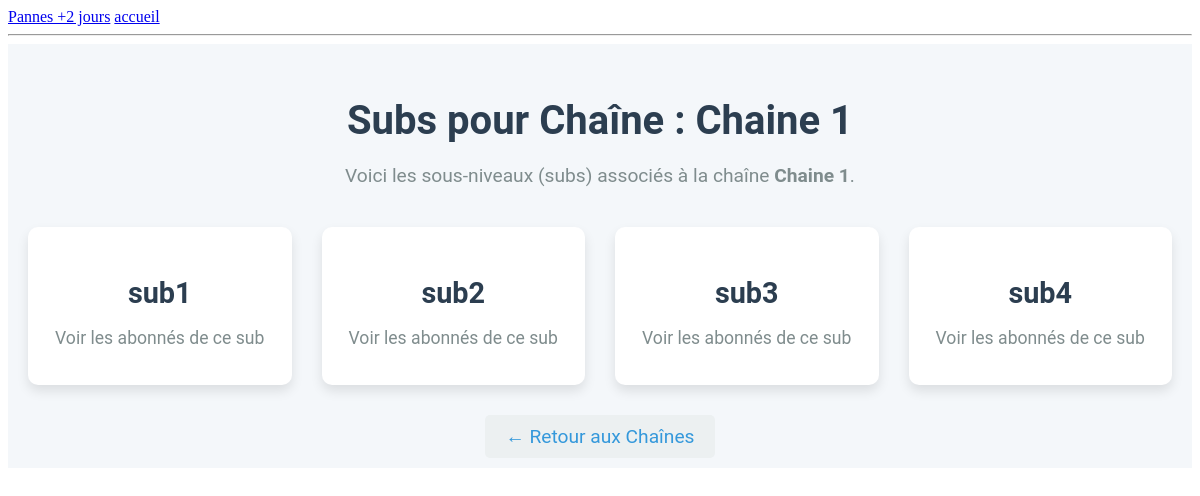
Screenshot of /chaine/1/subs/ with the database file from the repository.
### airponFtth/models.py (models this page shows, shortened)
class Chaine(models.Model):
    hub = models.ForeignKey(Hub, on_delete=models.CASCADE, related_name='chaines')
    nom = models.CharField(max_length=100)

class Sub(models.Model):
    chaine = models.ForeignKey(Chaine, on_delete=models.CASCADE, related_name='subs')
    nom = models.CharField(max_length=100)

### airponFtth/views.py (the view)
# urls.py: path('chaine/<int:chaine_id>/subs/', views.sub_list, name='sub_list'),
def sub_list(request, chaine_id):
    chaine = get_object_or_404(Chaine, id=chaine_id)
    subs = chaine.subs.all()
    return render(request, 'app/sub_list.html', {'chaine': chaine, 'subs': subs})

### airponFtth/templates/app/sub_list.html
{% extends 'base.html' %}
{% block content %}
<div class="container">
    <h2 class="page-title">Subs pour Chaîne : {{ chaine.nom }}</h2>
    <p class="intro-text">Voici les sous-niveaux (subs) associés à la chaîne <strong>{{ chaine.nom }}</strong>.</p>
    <div class="central-list">
        {% for sub in subs %}
        <div class="central-item">
            <a href="{% url 'abonne_list' sub.id %}" class="central-link">
                <div class="central-card">
                    <h3>{{ sub.nom }}</h3>
                    <p>Voir les abonnés de ce sub</p>
                </div>
            </a>
        </div>
        {% empty %}
        <div class="no-central">Aucun sub disponible pour cette chaîne.</div>
        {% endfor %}
    </div>
    <div class="back-link">
        <a href="{% url 'chaine_list' chaine.hub.id %}" class="back-btn">← Retour aux Chaînes</a>
    </div>
</div>
{% endblock %}

### airponFtth/templates/base.html (style rules this page uses)
.container { max-width: 1200px; margin: 0 auto; padding: 20px; font-family: 'Roboto', sans-serif; background-color: #f4f7fa; }
.page-title { font-size: 2.5em; color: #2C3E50; text-align: center; margin-bottom: 20px; }
.intro-text { font-size: 1.2em; color: #7F8C8D; text-align: center; margin-bottom: 40px; }
.central-list { display: grid; grid-template-columns: repeat(auto-fill, minmax(250px, 1fr)); gap: 30px; justify-items: center; }
.central-item { width: 100%; max-width: 350px; }
.central-card { background-color: #fff; border-radius: 10px; box-shadow: 0 6px 12px rgba(0, 0, 0, 0.1); padding: 20px; text-align: center; transition: transform 0.3s ease, box-shadow 0.3s ease; }
.central-link { text-decoration: none; color: inherit; }
.central-card h3 { font-size: 1.8em; color: #2C3E50; margin-bottom: 10px; }
.central-card p { font-size: 1.1em; color: #7F8C8D; }
.back-link { text-align: center; margin-top: 40px; }
.back-btn { font-size: 1.2em; color: #3498db; text-decoration: none; padding: 10px 20px; border-radius: 5px; background-color: #ecf0f1; transition: background-color 0.3s; }

### rows the page displays
Chaine: nom "Chaine 1"
Sub: nom "sub1"
Sub: nom "sub2"
Sub: nom "sub3"
Sub: nom "sub4"
